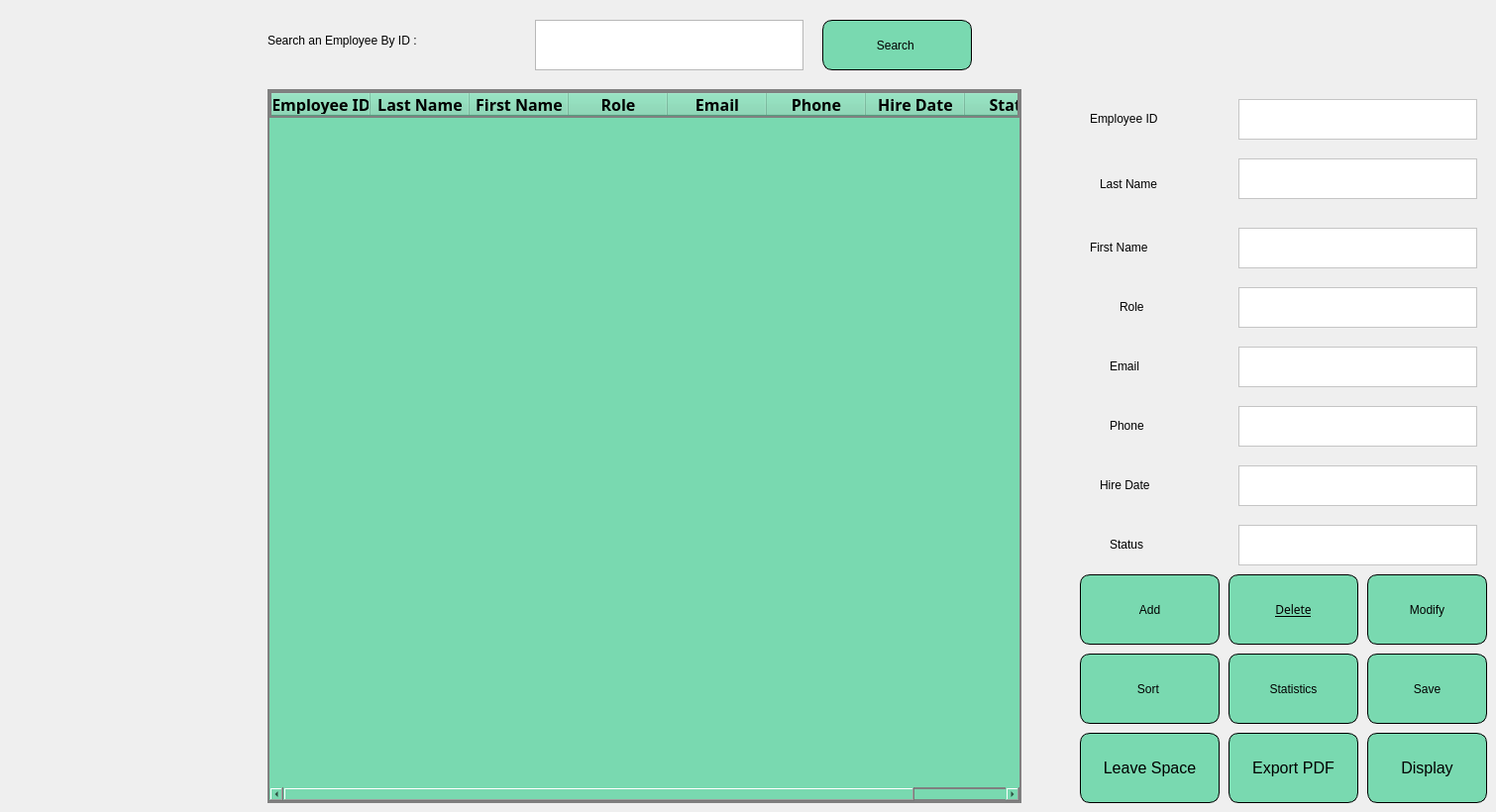
    <widget class="QWidget" name="page">
     <widget class="QTextEdit" name="textEdit">
      <property name="geometry">
       <rect>
        <x>1250</x>
        <y>100</y>
        <width>241</width>
        <height>41</height>
       </rect>
      </property>
      <property name="styleSheet">
       <string notr="true">background-color: rgb(255, 255, 255);</string>
      </property>
     </widget>
     <widget class="QLabel" name="label_24">
      <property name="geometry">
       <rect>
        <x>270</x>
        <y>20</y>
        <width>251</width>
        <height>41</height>
       </rect>
      </property>
      <property name="styleSheet">
       <string notr="true">font: 600 20px &quot;Sitka Display Semibold&quot;;
</string>
      </property>
      <property name="text">
       <string>Search an Employee By ID :</string>
      </property>
     </widget>
     <widget class="QPushButton" name="pushButton_10">
      <property name="geometry">
       <rect>
        <x>1240</x>
        <y>740</y>
        <width>131</width>
        <height>71</height>
       </rect>
      </property>
      <property name="styleSheet">
       <string notr="true"> font-size: 16px;     border:1px solid black;
border-radius:10px;
background-color:#79d9b0;
color:black
</string>
      </property>
      <property name="text">
       <string>Export PDF</string>
      </property>
      <property name="icon">
       <iconset resource="background.qrc">
        <normaloff>:/background/resources/pdf.png</normaloff>:/background/resources/pdf.png</iconset>
      </property>
      <property name="iconSize">
       <size>
        <width>35</width>
        <height>35</height>
       </size>
      </property>
     </widget>
     <widget class="QLabel" name="label_25">
      <property name="geometry">
       <rect>
        <x>1110</x>
        <y>170</y>
        <width>111</width>
        <height>31</height>
       </rect>
      </property>
      <property name="styleSheet">
       <string notr="true">font: 600 23px &quot;Sitka Display Semibold&quot;;</string>
      </property>
      <property name="text">
       <string>Last Name</string>
      </property>
     </widget>
     <widget class="QTextEdit" name="textEdit_3">
      <property name="geometry">
       <rect>
        <x>1250</x>
        <y>230</y>
        <width>241</width>
        <height>41</height>
       </rect>
      </property>
      <property name="styleSheet">
       <string notr="true">background-color: rgb(255, 255, 255);</string>
      </property>
     </widget>
     <widget class="QPushButton" name="pushButton_3">
      <property name="geometry">
       <rect>
        <x>1380</x>
        <y>740</y>
        <width>121</width>
        <height>71</height>
       </rect>
      </property>
      <property name="styleSheet">
       <string notr="true"> font-size: 16px;     border:1px solid black;
border-radius:10px;
background-color:#79d9b0;
color:black
</string>
      </property>
      <property name="text">
       <string>Display</string>
      </property>
      <property name="icon">
       <iconset resource="gg.qrc">
        <normaloff>:/resources/r1.png</normaloff>:/resources/r1.png</iconset>
      </property>
      <property name="iconSize">
       <size>
        <width>40</width>
        <height>40</height>
       </size>
      </property>
     </widget>
     <widget class="QPushButton" name="pushButton_2">
      <property name="geometry">
       <rect>
        <x>1090</x>
        <y>580</y>
        <width>141</width>
        <height>71</height>
       </rect>
      </property>
      <property name="styleSheet">
       <string notr="true">border:1px solid black;
border-radius:10px;
background-color:#79d9b0;
color:black</string>
      </property>
      <property name="text">
       <string>Add</string>
      </property>
      <property name="icon">
       <iconset resource="background.qrc">
        <normaloff>:/background/resources/add.png</normaloff>:/background/resources/add.png</iconset>
      </property>
      <property name="iconSize">
       <size>
        <width>35</width>
        <height>35</height>
       </size>
      </property>
     </widget>
     <widget class="QTextEdit" name="textEdit_5">
      <property name="geometry">
       <rect>
        <x>1250</x>
        <y>350</y>
        <width>241</width>
        <height>41</height>
       </rect>
      </property>
      <property name="styleSheet">
       <string notr="true">background-color: rgb(255, 255, 255);</string>
      </property>
     </widget>
     <widget class="QTableWidget" name="tableWidget_2">
      <property name="geometry">
       <rect>
        <x>270</x>
        <y>90</y>
        <width>761</width>
        <height>721</height>
       </rect>
      </property>
      <property name="styleSheet">
       <string notr="true">border: 2px solid gray;
color: rgb(0, 0, 0);
color: rgb(0, 0, 0);
color: rgb(0, 0, 0);
color: rgb(0, 0, 0);
background:#79d9b0; </string>
      </property>
      <column>
       <property name="text">
        <string>Employee ID</string>
       </property>
       <property name="font">
        <font>
         <family>Perpetua</family>
         <pointsize>12</pointsize>
         <bold>true</bold>
        </font>
       </property>
      </column>
      <column>
       <property name="text">
        <string>Last Name</string>
       </property>
       <property name="font">
        <font>
         <family>Perpetua</family>
         <pointsize>12</pointsize>
         <bold>true</bold>
         <underline>false</underline>
        </font>
       </property>
      </column>
      <column>
       <property name="text">
        <string>First Name</string>
       </property>
       <property name="font">
        <font>
         <family>Perpetua</family>
         <pointsize>12</pointsize>
         <bold>true</bold>
        </font>
       </property>
      </column>
      <column>
       <property name="text">
        <string>Role</string>
       </property>
       <property name="font">
        <font>
         <family>Perpetua</family>
         <pointsize>12</pointsize>
         <bold>true</bold>
        </font>
       </property>
      </column>
      <column>
       <property name="text">
        <string>Email</string>
       </property>
       <property name="font">
        <font>
         <family>Perpetua</family>
         <pointsize>12</pointsize>
         <bold>true</bold>
        </font>
       </property>
      </column>
      <column>
       <property name="text">
        <string>Phone</string>
       </property>
       <property name="font">
        <font>
         <family>Perpetua</family>
         <pointsize>12</pointsize>
         <bold>true</bold>
        </font>
       </property>
      </column>
      <column>
       <property name="text">
        <string>Hire Date</string>
       </property>
       <property name="font">
        <font>
         <family>Perpetua</family>
         <pointsize>12</pointsize>
         <bold>true</bold>
        </font>
       </property>
      </column>
      <column>
       <property name="text">
        <string>Status</string>
       </property>
       <property name="font">
        <font>
         <family>Perpetua</family>
         <pointsize>12</pointsize>
         <bold>true</bold>
        </font>
       </property>
      </column>
     </widget>
     <widget class="QTextEdit" name="textEdit_4">
      <property name="geometry">
       <rect>
        <x>1250</x>
        <y>290</y>
        <width>241</width>
        <height>41</height>
       </rect>
      </property>
      <property name="styleSheet">
       <string notr="true">background-color: rgb(255, 255, 255);</string>
      </property>
     </widget>
     <widget class="QPushButton" name="pushButton_7">
      <property name="geometry">
       <rect>
        <x>1090</x>
        <y>660</y>
        <width>141</width>
        <height>71</height>
       </rect>
      </property>
      <property name="styleSheet">
       <string notr="true">border:1px solid black;
border-radius:10px;
background-color:#79d9b0;
color:black
</string>
      </property>
      <property name="text">
       <string>Sort </string>
      </property>
      <property name="icon">
       <iconset resource="background.qrc">
        <normaloff>:/background/resources/descend.png</normaloff>:/background/resources/descend.png</iconset>
      </property>
      <property name="iconSize">
       <size>
        <width>34</width>
        <height>34</height>
       </size>
      </property>
     </widget>
     <widget class="QLabel" name="label_27">
      <property name="geometry">
       <rect>
        <x>1120</x>
        <y>420</y>
        <width>81</width>
        <height>20</height>
       </rect>
      </property>
      <property name="styleSheet">
       <string notr="true">font: 600 23px &quot;Sitka Display Semibold&quot;;</string>
      </property>
      <property name="text">
       <string>Phone</string>
      </property>
     </widget>
     <widget class="QTextEdit" name="textEdit_6">
      <property name="geometry">
       <rect>
        <x>1250</x>
        <y>410</y>
        <width>241</width>
        <height>41</height>
       </rect>
      </property>
      <property name="styleSheet">
       <string notr="true">background-color: rgb(255, 255, 255);</string>
      </property>
     </widget>
     <widget class="QPushButton" name="pushButton_5">
      <property name="geometry">
       <rect>
        <x>1380</x>
        <y>580</y>
        <width>121</width>
        <height>71</height>
       </rect>
      </property>
      <property name="styleSheet">
       <string notr="true">border:1px solid black;
border-radius:10px;
background-color:#79d9b0;
color:black
</string>
      </property>
      <property name="text">
       <string>Modify</string>
      </property>
      <property name="icon">
       <iconset resource="background.qrc">
        <normaloff>:/background/resources/modify.png</normaloff>:/background/resources/modify.png</iconset>
      </property>
      <property name="iconSize">
       <size>
        <width>35</width>
        <height>35</height>
       </size>
      </property>
     </widget>
     <widget class="QLabel" name="label_28">
      <property name="geometry">
       <rect>
        <x>1100</x>
        <y>240</y>
        <width>111</width>
        <height>20</height>
       </rect>
      </property>
      <property name="styleSheet">
       <string notr="true">font: 600 23px &quot;Sitka Display Semibold&quot;;</string>
      </property>
      <property name="text">
       <string>First Name</string>
      </property>
     </widget>
     <widget class="QPushButton" name="pushButton">
      <property name="geometry">
       <rect>
        <x>1380</x>
        <y>660</y>
        <width>121</width>
        <height>71</height>
       </rect>
      </property>
      <property name="styleSheet">
       <string notr="true">border:1px solid black;
border-radius:10px;
background-color:#79d9b0;
color:black
</string>
      </property>
      <property name="text">
       <string>Save</string>
      </property>
      <property name="icon">
       <iconset resource="gg.qrc">
        <normaloff>:/resources/save.png</normaloff>:/resources/save.png</iconset>
      </property>
      <property name="iconSize">
       <size>
        <width>35</width>
        <height>35</height>
       </size>
      </property>
     </widget>
     <widget class="QTextEdit" name="textEdit_9">
      <property name="geometry">
       <rect>
        <x>1250</x>
        <y>470</y>
        <width>241</width>
        <height>41</height>
       </rect>
      </property>
      <property name="styleSheet">
       <string notr="true">background-color: rgb(255, 255, 255);</string>
      </property>
     </widget>
     <widget class="QPushButton" name="pushButton_9">
      <property name="geometry">
       <rect>
        <x>830</x>
        <y>20</y>
        <width>151</width>
        <height>51</height>
       </rect>
      </property>
      <property name="styleSheet">
       <string notr="true">border:1px solid black;
border-radius:10px;
background-color:#79d9b0;
color:black</string>
      </property>
      <property name="text">
       <string>Search </string>
      </property>
      <property name="icon">
       <iconset resource="gg.qrc">
        <normaloff>:/resources/search.jpg</normaloff>:/resources/search.jpg</iconset>
      </property>
      <property name="iconSize">
       <size>
        <width>30</width>
        <height>30</height>
       </size>
      </property>
     </widget>
     <widget class="QTextEdit" name="textEdit_2">
      <property name="geometry">
       <rect>
        <x>1250</x>
        <y>160</y>
        <width>241</width>
        <height>41</height>
       </rect>
      </property>
      <property name="styleSheet">
       <string notr="true">background-color: rgb(255, 255, 255);</string>
      </property>
     </widget>
     <widget class="QPushButton" name="pushButton_11">
      <property name="geometry">
       <rect>
        <x>1090</x>
        <y>740</y>
        <width>141</width>
        <height>71</height>
       </rect>
      </property>
      <property name="styleSheet">
       <string notr="true"> font-size: 16px;     border:1px solid black;
border-radius:10px;
background-color:#79d9b0;
color:black
</string>
      </property>
      <property name="text">
       <string>Leave Space</string>
      </property>
      <property name="icon">
       <iconset resource="gg.qrc">
        <normaloff>:/resources/13271410.png</normaloff>:/resources/13271410.png</iconset>
      </property>
      <property name="iconSize">
       <size>
        <width>40</width>
        <height>40</height>
       </size>
      </property>
     </widget>
     <widget class="QLabel" name="label_29">
      <property name="geometry">
       <rect>
        <x>1120</x>
        <y>540</y>
        <width>81</width>
        <height>20</height>
       </rect>
      </property>
      <property name="styleSheet">
       <string notr="true">font: 600 23px &quot;Sitka Display Semibold&quot;;</string>
      </property>
      <property name="text">
       <string>Status</string>
      </property>
     </widget>
     <widget class="QPushButton" name="pushButton_4">
      <property name="geometry">
       <rect>
        <x>1240</x>
        <y>580</y>
        <width>131</width>
        <height>71</height>
       </rect>
      </property>
      <property name="font">
       <font>
        <family>Sitka Display Semibold</family>
        <italic>false</italic>
        <underline>true</underline>
        <fontweight>DemiBold</fontweight>
       </font>
      </property>
      <property name="styleSheet">
       <string notr="true">border:1px solid black;
border-radius:10px;
background-color:#79d9b0;
color:black
</string>
      </property>
      <property name="text">
       <string>Delete</string>
      </property>
      <property name="icon">
       <iconset resource="background.qrc">
        <normaloff>:/background/resources/delete.png</normaloff>:/background/resources/delete.png</iconset>
      </property>
      <property name="iconSize">
       <size>
        <width>35</width>
        <height>35</height>
       </size>
      </property>
     </widget>
     <widget class="QLabel" name="label_30">
      <property name="geometry">
       <rect>
        <x>1120</x>
        <y>360</y>
        <width>81</width>
        <height>20</height>
       </rect>
      </property>
      <property name="styleSheet">
       <string notr="true">font: 600 23px &quot;Sitka Display Semibold&quot;;</string>
      </property>
      <property name="text">
       <string>Email</string>
      </property>
     </widget>
     <widget class="QPlainTextEdit" name="plainTextEdit">
      <property name="geometry">
       <rect>
        <x>540</x>
        <y>20</y>
        <width>271</width>
        <height>51</height>
       </rect>
      </property>
     </widget>
     <widget class="QLabel" name="label_32">
      <property name="geometry">
       <rect>
        <x>1100</x>
        <y>110</y>
        <width>121</width>
        <height>20</height>
       </rect>
      </property>
      <property name="styleSheet">
       <string notr="true">font: 600 23px &quot;Sitka Display Semibold&quot;;</string>
      </property>
      <property name="text">
       <string>Employee ID</string>
      </property>
     </widget>
     <widget class="QPushButton" name="pushButton_6">
      <property name="geometry">
       <rect>
        <x>1240</x>
        <y>660</y>
        <width>131</width>
        <height>71</height>
       </rect>
      </property>
      <property name="styleSheet">
       <string notr="true">border:1px solid black;
border-radius:10px;
background-color:#79d9b0;
color:black
</string>
      </property>
      <property name="text">
       <string>Statistics</string>
      </property>
      <property name="icon">
       <iconset resource="gg.qrc">
        <normaloff>:/resources/stats.png</normaloff>:/resources/stats.png</iconset>
      </property>
      <property name="iconSize">
       <size>
        <width>35</width>
        <height>35</height>
       </size>
      </property>
     </widget>
     <widget class="QLabel" name="label_33">
      <property name="geometry">
       <rect>
        <x>1110</x>
        <y>480</y>
        <width>101</width>
        <height>20</height>
       </rect>
      </property>
      <property name="styleSheet">
       <string notr="true">font: 600 23px &quot;Sitka Display Semibold&quot;;</string>
      </property>
      <property name="text">
       <string>Hire Date</string>
      </property>
     </widget>
     <widget class="QLabel" name="label_34">
      <property name="geometry">
       <rect>
        <x>1130</x>
        <y>300</y>
        <width>71</width>
        <height>20</height>
       </rect>
      </property>
      <property name="styleSheet">
       <string notr="true">font: 600 23px &quot;Sitka Display Semibold&quot;;</string>
      </property>
      <property name="text">
       <string>Role</string>
      </property>
     </widget>
     <widget class="QTextEdit" name="textEdit_7">
      <property name="geometry">
       <rect>
        <x>1250</x>
        <y>530</y>
        <width>241</width>
        <height>41</height>
       </rect>
      </property>
      <property name="styleSheet">
       <string notr="true">background-color: rgb(255, 255, 255);</string>
      </property>
     </widget>
    </widget>
